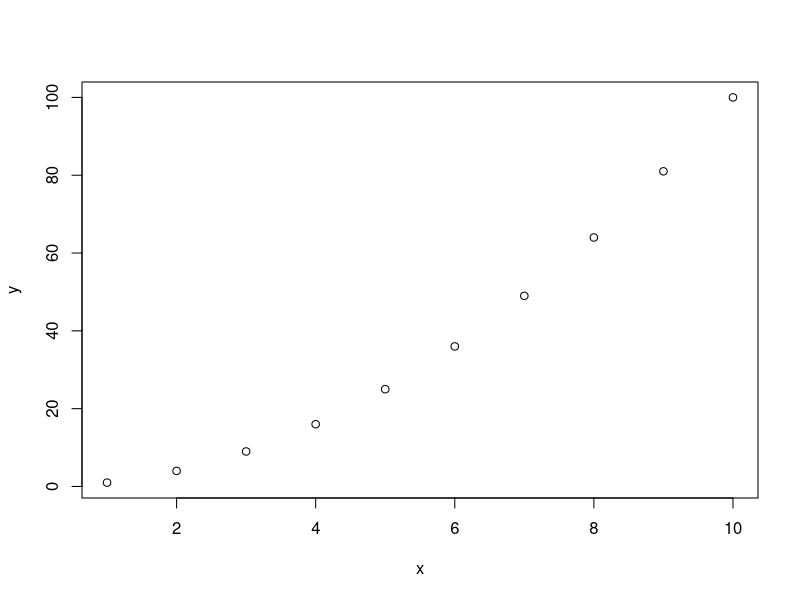
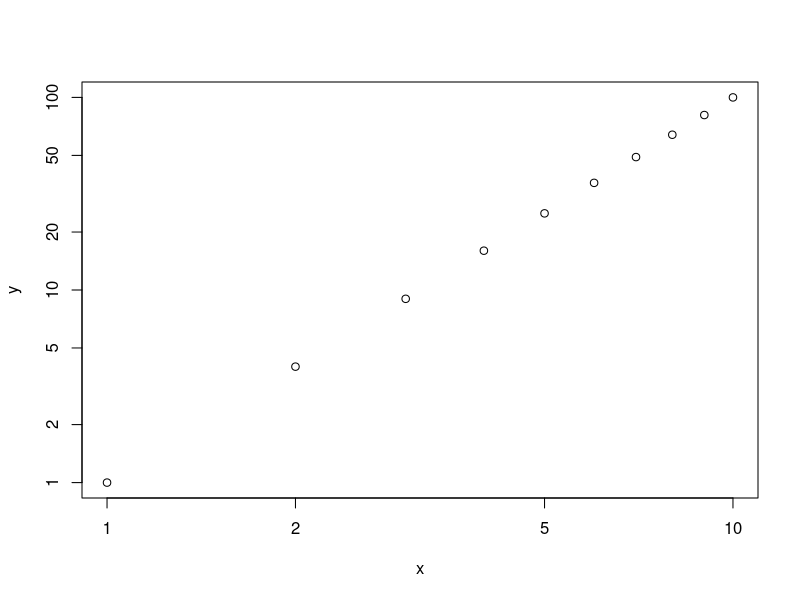
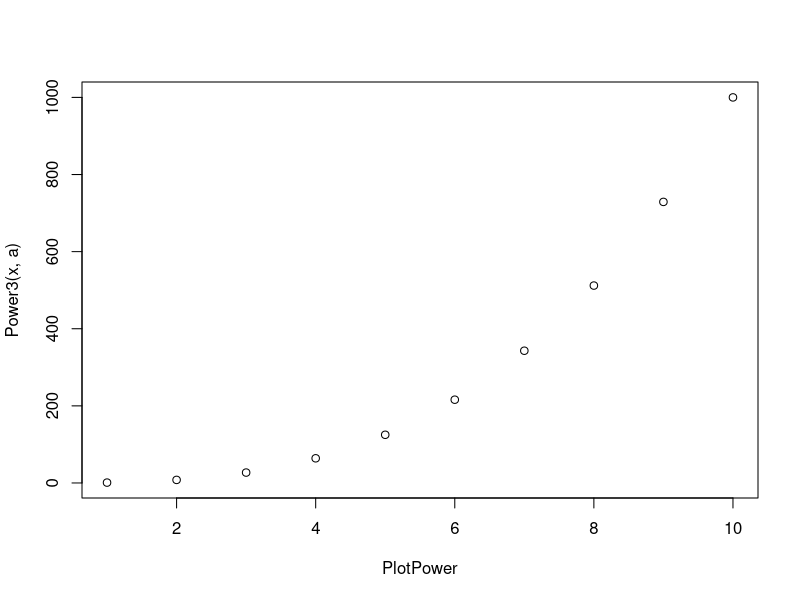

The R source for these figures, in order:

# 12a ####

# Prints 2^3
Power = function() {
  # 2^3
  x = 2
  a = 3
  total = 1
  for (i in 1:a) {
    total = total * x
  }
  
  print(total)
}
Power()


# 12b ####

Power2 = function(x, a) {
  
  total = 1
  for (i in 1:a) {
    total = total * x
  }
  
  print(total)
}

# 12c ####

Power2(10,3); 10^3
Power2(8, 17); 8^17
Power2(131,3); 131^3



# 12d ####

Power3_old = function(x, a) {
  
  total = 1
  for (i in 1:a) {
    total = total * x
  }
  
  return(total)
}

Power3 = function(x, a) {
  result = x^a
  return(result)
}

x = Power3(2,3); x
Power3_old(1:10, 2)

# 12e: ####

x = 1:10
y = Power3(x, 2)
plot(x,y)
plot(x,y, log = "xy")

# 12f: ####


PlotPower = function(x, a) {
  plot(x, Power3(x, a), xlab = "PlotPower")
  
}

PlotPower(1:10 ,3)
